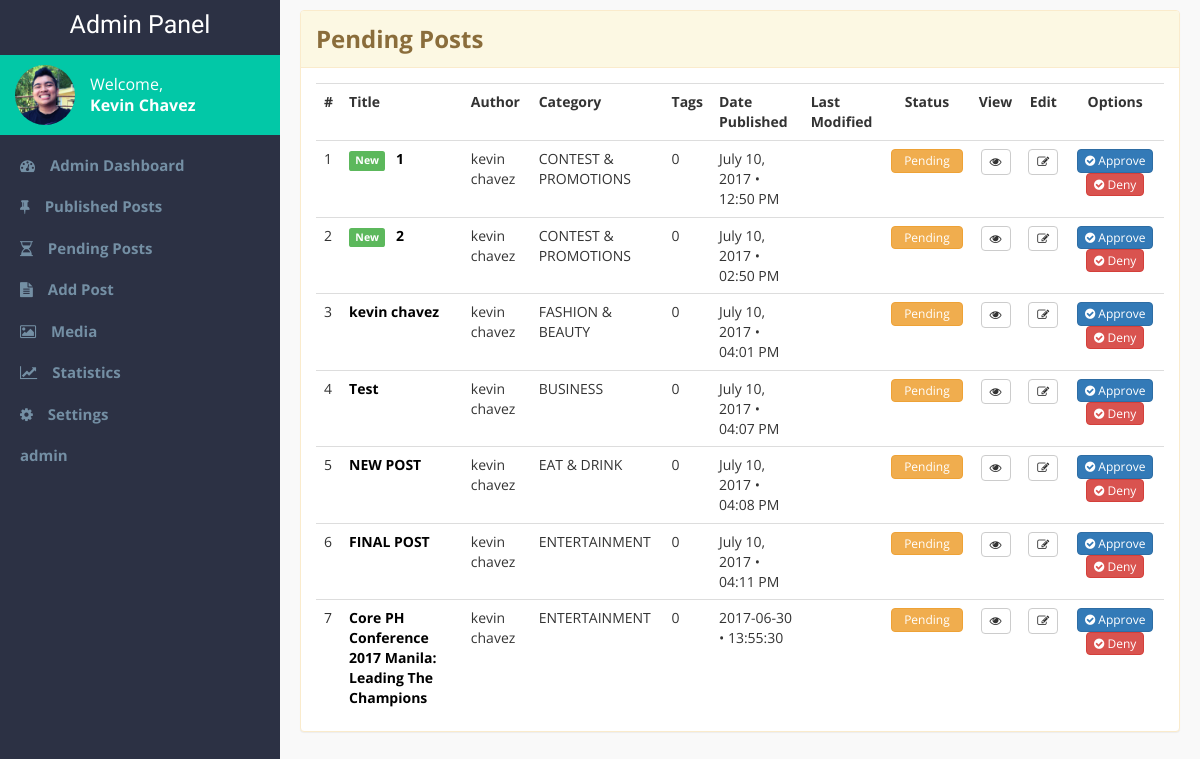
Page /admin-pages/pending-posts.php (signed in) on the earlier database version.
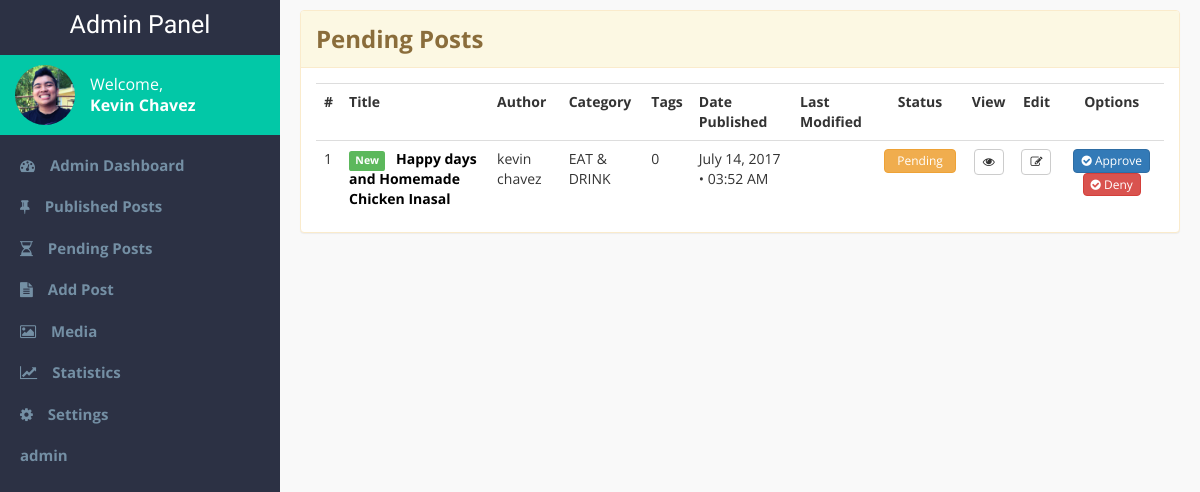
Same page on the later database version.
### tables this page shows
CREATE TABLE `blog_post` (
  `blog_id` int(11) NOT NULL,
  `title` varchar(100) NOT NULL,
  `subheading` varchar(255) DEFAULT NULL,
  `thumbnail` varchar(255) NOT NULL,
  `article` text NOT NULL,
  `author_id` int(11) NOT NULL,
  `date_created` varchar(255) NOT NULL,
  `time_created` varchar(255) NOT NULL,
  `date_published` varchar(255) DEFAULT NULL,
  `time_published` varchar(255) DEFAULT NULL,
  `month_published` varchar(255) DEFAULT NULL,
  `year_published` varchar(255) DEFAULT NULL,
  `featured` tinyint(1) DEFAULT NULL,
  `enabled` tinyint(1) DEFAULT NULL,
  `sponsored` tinyint(1) DEFAULT NULL,
  `recommended` tinyint(1) DEFAULT NULL,
  `comments_count` int(11) DEFAULT NULL,
  `views` int(11) DEFAULT NULL,
  `date_modified` varchar(255) DEFAULT NULL,
  `time_modified` varchar(255) DEFAULT NULL,
  `category_id` int(11) NOT NULL,
  `approved` tinyint(1) NOT NULL,
  `denied` tinyint(1) DEFAULT NULL,
  `admin_remarks` text
);

CREATE TABLE `users` (
  `user_id` int(11) NOT NULL,
  `username` varchar(45) NOT NULL,
  `password` varchar(45) NOT NULL,
  `email` varchar(45) NOT NULL,
  `first_name` varchar(45) NOT NULL,
  `middle_name` varchar(255) NOT NULL,
  `last_name` varchar(45) NOT NULL,
  `gender` varchar(10) NOT NULL,
  `display_pic` varchar(155) DEFAULT NULL,
  `role` varchar(45) NOT NULL
);

CREATE TABLE `blog_categories` (
  `category_id` int(11) NOT NULL,
  `name` varchar(55) NOT NULL,
  `category_desc` varchar(255) DEFAULT NULL
);

### admin-pages/display-pending.php (the view, shortened to what this page needs)
<?php
	require $_SERVER['DOCUMENT_ROOT'].'/capstone2/connection.php';
	$sql = "SELECT * FROM blog_post
			JOIN users ON(users.user_id = blog_post.author_id)
			JOIN blog_categories ON(blog_categories.category_id = blog_post.category_id)
			WHERE not approved ORDER BY date_created DESC";
	$result = mysqli_query($con,$sql);
	$count = 1;
	$new_counter = 0;
		while ($row = mysqli_fetch_assoc($result))
		{
			extract($row);
				$sql1 = "SELECT username from users
						WHERE user_id = '$user_id'";
				$result1 = mysqli_query($con,$sql1);
				$row1 = mysqli_fetch_assoc($result1);
				extract($row1);
				$sql2 = "SELECT name from blog_categories
						WHERE category_id = '$category_id'";
				$result2 = mysqli_query($con,$sql2);
				$row2 = mysqli_fetch_assoc($result2);
				extract($row2);
	$blogID = [];
	$blogID[$count] = $blog_id;
	$postID = $blogID[$count];
	echo "<tr>
		<td>$count</td>
		";
		if ($new_counter < 2) {
			echo "
			<td>
			<span class='label label-success label-new'>New</span>
			<strong><a href='/capstone2/admin-pages/edit-entry.php?id=$blogID[$count]'>$title</a></strong>
			</td>
				";
		} else {
			echo "
			<td>
			<strong><a href='/capstone2/admin-pages/edit-entry.php?id=$blogID[$count]'>$title</a></strong>
			</td>
			";
		}
		echo "
		<td>$first_name $last_name</td>
		<td>$name</td>
		<td>0</td>
		<td>$date_created • $time_created</td>
		<td>$date_modified $time_modified</td>
		";
		if ($approved == 0 AND $denied == 1) {
			echo "
			<td class='center-text'>
				<button type='button' class='btn btn-danger'>Denied</button>
			</td>";
		} elseif ($approved == 0) {
			echo "
			<td class='center-text'>
				<button type='button' class='btn btn-warning'>Pending</button>
			</td>";
		}
		echo "
				<td class='center-text'>
					<a href='/capstone2/viewpost.php?id=$blogID[$count]' target='_blank'>
					<buton class='btn btn-default btn-view' title='View post'><i class='fa fa-eye'></i></button></a>
				</td>
				<td class='center-text'>
				<form class='straight' title='Delete this post'>
				<a href='/capstone2/admin-pages/edit-entry.php?id=$postID'>
					<button type='button' class='btn btn-default btn-view'>
						<i class='fa fa-pencil-square-o'></i>
					</button>
				</a>
				</form>
				</td>
			<td class='center-text'>
				<span class='straight'>
					<form class='straight' title='Approve this post' action='pending-posts.php?id=$postID' method='POST'>
						<button type='submit' name='approve' class='btn btn-primary'><i class='fa fa-check-circle'></i> Approve</button>
					</form>
					<form class='straight' title='Deny this post' action='pending-posts.php?id=$postID' method='POST'>
						<button type='submit' name='deny' class='btn btn-danger'><i class='fa fa-check-circle'></i> Deny</button>
					</form>
				</span>
			</td>
			";
			echo "<tr>";
			$count = $count + 1;
			$new_counter = $new_counter + 1;
		}
 ?>

Differences in the rows shown:
removed blog_post: title "1", users.first_name "kevin", users.last_name "chavez", category.name "CONTEST & PROMOTIONS", date_created "July 10, 2017", time_created "12:50 PM", approved "Pending"
removed blog_post: title "2", users.first_name "kevin", users.last_name "chavez", category.name "CONTEST & PROMOTIONS", date_created "July 10, 2017", time_created "02:50 PM", approved "Pending"
removed blog_post: title "kevin chavez", users.first_name "kevin", users.last_name "chavez", category.name "FASHION & BEAUTY", date_created "July 10, 2017", time_created "04:01 PM", approved "Pending"
removed blog_post: title "Test", users.first_name "kevin", users.last_name "chavez", category.name "BUSINESS", date_created "July 10, 2017", time_created "04:07 PM", approved "Pending"
removed blog_post: title "NEW POST", users.first_name "kevin", users.last_name "chavez", category.name "EAT & DRINK", date_created "July 10, 2017", time_created "04:08 PM", approved "Pending"
removed blog_post: title "FINAL POST", users.first_name "kevin", users.last_name "chavez", category.name "ENTERTAINMENT", date_created "July 10, 2017", time_created "04:11 PM", approved "Pending"
removed blog_post: title "Core PH Conference 2017 Manila: Leading The Champions", users.first_name "kevin", users.last_name "chavez", category.name "ENTERTAINMENT", date_created "2017-06-30", time_created "13:55:30", approved "Pending"
added blog_post: title "Happy days and Homemade Chicken Inasal", users.first_name "kevin", users.last_name "chavez", category.name "EAT & DRINK", date_created "July 14, 2017", time_created "03:52 AM", approved "Pending"
